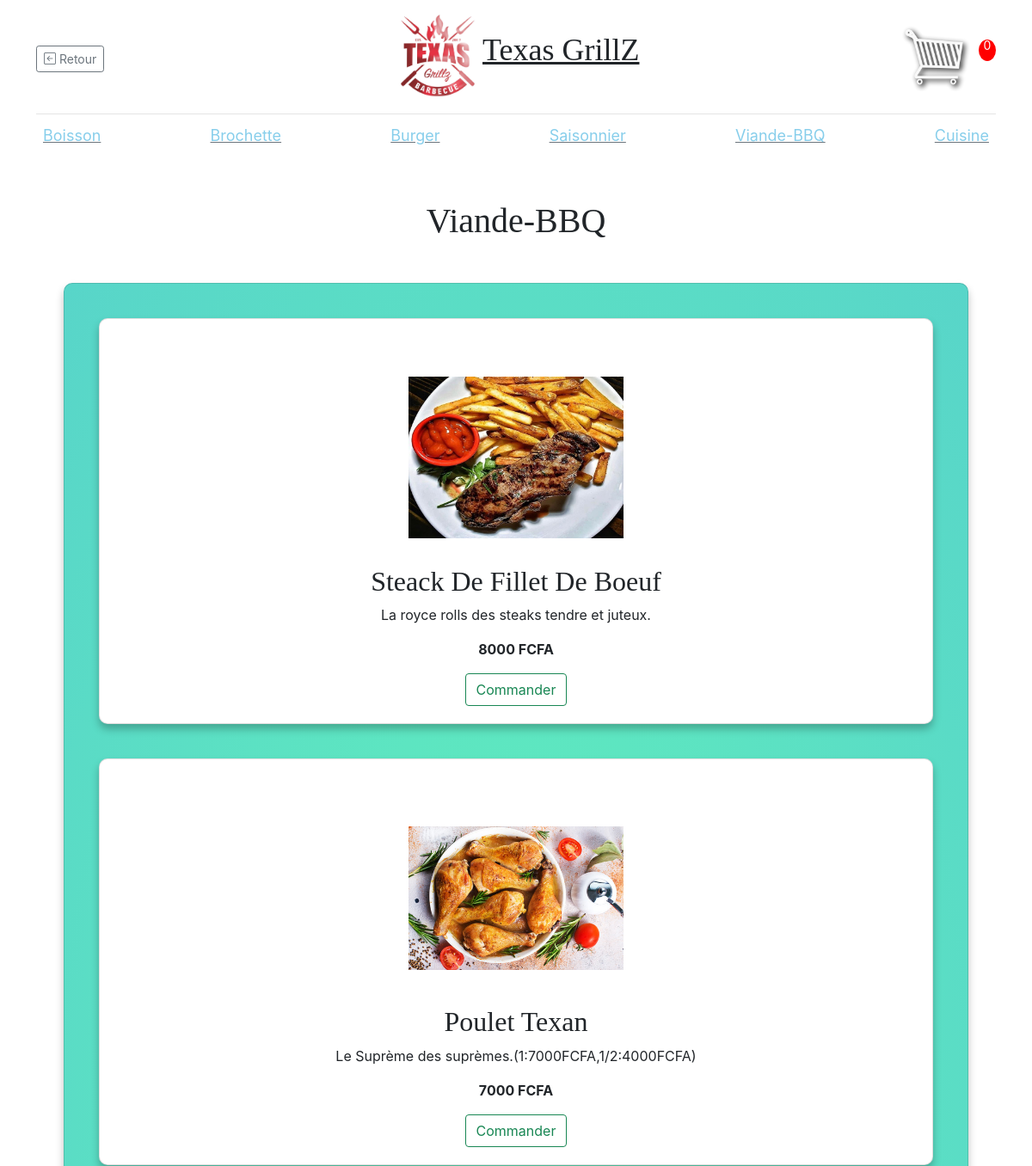
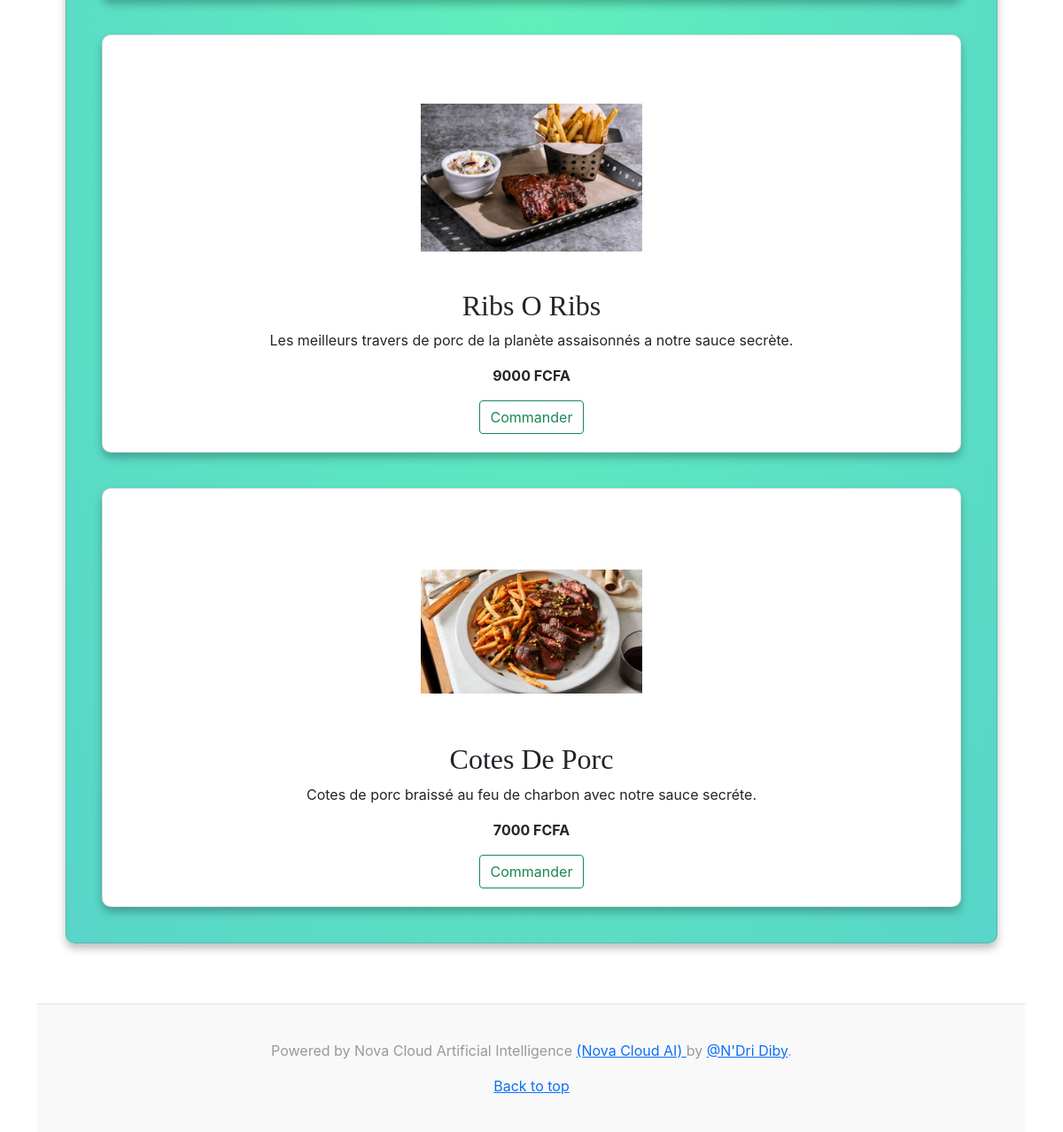
The page /menudetails/4/ (signed in) on the database its author committed (2 pictures, top to bottom).
### Resto/models.py (models this page shows, shortened)
class Category(models.Model):
    cat_id = models.IntegerField()
    name = models.CharField(max_length=50)
    description = models.TextField(max_length=100,blank=True)
    img = models.ImageField(upload_to='images/')
    date_created = models.DateTimeField(auto_now=True)
    class Meta:
        verbose_name = 'Categorie'

class Item(models.Model):
    itm_id = models.IntegerField()
    name = models.CharField(max_length = 150)
    prix = models.IntegerField()
    description = models.TextField(max_length=150,blank=True)
    img = models.ImageField(upload_to='images/')
    date_created = models.DateTimeField(auto_now=True)
    category = models.ForeignKey(Category,on_delete=CASCADE)

### Resto/views.py (the view)
# urls.py: path('menudetails/<menu_id>/', views.MenuDetails,name='menu_details'),
def MenuDetails(request,menu_id):
    menu = Category.objects.get(id = menu_id)
    category = Category.objects.all().order_by("name")
    item = Item.objects.filter(category__id = menu_id)
    all_user = User.objects.values_list('username',flat=True)
    print(all_user)
    if request.user.is_authenticated:
        username = User.objects.get(id=request.user.id)
        cust,created = Customer.objects.get_or_create(user =request.user)
        cust.name = username.username
        cust.save()
        customer = request.user.customer
        order,created= Order.objects.get_or_create(customer=customer,status='Pending')
        cartItem = order.get_order_quantity()
    else:
        return HttpResponseRedirect('/register/')
    if request.method == 'POST':
        order_table = request.POST.get('item')
        order_table = Item.objects.filter(id=order_table)
        order_table = order_table[0]
        messages.success(request,f'{order_table} added to your table')
    context = {
        'menu':menu,
        'category':category,
        'item':item,
         'orders':order,
        'cart_quantity':cartItem,
    }
    return render(request,'Resto/MenuDetails.html',context)

### Resto/models.py (called while the page is built)
    def get_order_quantity(self):
        order = self.orderitem_set.all()
        total = sum([item.quantity for item in order])
        return total

### Resto/templates/Resto/MenuDetails.html (shortened to what this page needs)
{% extends "Resto/base_menu.html" %} {% block content %} {% load static %}
<div class='container py-5' style="text-align: center;">
    <div class='heading__title'>
        <h1>{{menu.name}}</h1>
    </div>
    <div class="card card-{{menu.id}} mt-5">
        {% for i in item %}
        <div class="card">
            <div class='mt-3'>
                <img src=" {{i.img.url}} " alt="{{i.name}} " style="width: 250px; height: 250px; object-fit:scale-down;image-rendering: auto;">
            </div>
            <h2 class="card-title " style="text-align: center; ">{{i.name}}</h2>
            <p class="card-text " style="text-align: center; ">{{i.description}}</p>
            <p class="card-text " style="text-align: center; "><b>{{i.prix}} FCFA</b></p>
            <form method='POST'>
                <div>
                    <button data-product="{{i.id}}" name='item' value='{{i.id}}' data-action='add' class='btn btn-outline-success add-btn update-cart'>Commander</button>
                </div>
            </form>
        </div>
        {% endfor %}
    </div>
</div>
{%endblock content%}

### Resto/templates/Resto/base_menu.html (shortened to what this page needs)
{% load static %}
<!doctype html>
<html lang="en">
<head>
    <link href="https://cdn.jsdelivr.net/npm/bootstrap@5.1.1/dist/css/bootstrap.min.css" rel="stylesheet" />
    <link rel="stylesheet" type="text/css" href="{% static 'Resto/main.css' %}">
    <link rel="stylesheet" href="https://use.fontawesome.com/releases/v5.8.1/css/all.css">
    <link rel="stylesheet" href="https://cdn.jsdelivr.net/npm/bootstrap-icons@1.5.0/font/bootstrap-icons.css">
</head>
<body>
    <div class="container">
        <header class="blog-header py-3">
            <div class="row flex-nowrap justify-content-between align-items-center">
                <div class="col-4 pt-1">
                    <a class="btn btn-sm btn-outline-secondary " href="{% url 'homepage' %}"><i class="bi bi-arrow-left-square"></i> Retour</a>
                </div>
                <div class="col-4 text-center">
                    <img src="{% static 'Resto/TexasGrillzLogo.jpeg' %}" style="width: 100px; height: 100px; object-fit: scale-down;image-rendering: auto;
                    flex: auto;text-align: center;">
                    <a class="blog-header-logo text-dark" href="{% url 'homepage' %}">Texas GrillZ</a>
                </div>
                <div class="col-4 d-flex justify-content-end align-items-center">
                    <a href="{% url 'order' %}">
                        <img id='cart-icon' src='{% static "Resto/cart.png" %}' style="width: 100px; height: 80px; object-fit: scale-down;image-rendering: auto;
                    flex: auto;text-align: center;"></a>
                    <div>
                        <p id='cart-total'>{{cart_quantity}}</p>
                    </div>
                </div>
            </div>
        </header>
        <div class=" nav-scroller py-1 mb-2 ">
            <nav class="nav d-flex justify-content-between ">
                {% for m in category %}
                <a class="p-2 text-muted " href="{% url 'menu_details' m.id %} ">
                    <p style="color:skyblue;font-size: large; ">{{m.name}}</p>
                </a> {% endfor %}
                <a class="p-2 text-muted " href="{% url 'cuisine'  %} ">
                    <p style="color:skyblue;font-size: large; ">Cuisine</p>
                </a>
            </nav>
        </div>
        <main role="main " class="container ">
            <div class="row ">
                {% block content %} {% endblock content %}
            </div>
        </main>
        <footer class="blog-footer">
            <p>Powered by Nova Cloud Artificial Intelligence <a href="https://getbootstrap.com/"> (Nova Cloud AI) </a> by <a href="https://twitter.com/mdo">@N'Dri Diby</a>.</p>
            <p>
                <a href="#">Back to top</a>
            </p>
        </footer>
</body>
</html>

### Resto/static/Resto/main.css (style rules this page uses)
.blog-header { line-height: 1; border-bottom: 1px solid #e5e5e5; }
.blog-header-logo { font-family: "Playfair Display", Georgia, "Times New Roman", serif; font-size: 2.25rem; }
h1, h2, h3, h4, h5, h6 { font-family: "Playfair Display", Georgia, "Times New Roman", serif; }
.nav-scroller { position: relative; z-index: 2; height: 2.75rem; overflow-y: hidden; }
.nav-scroller .nav { display: -webkit-box; display: -ms-flexbox; display: flex; -ms-flex-wrap: nowrap; flex-wrap: nowrap; padding-bottom: 1rem; margin-top: -1px; overflow-x: auto; text-align: center; white-space: nowrap; -webkit-overflow-scrolling: touch; }
.blog-footer { padding: 2.5rem 0; color: #999; text-align: center; background-color: #f9f9f9; border-top: .05rem solid #e5e5e5; }
.blog-footer p:last-child { margin-bottom: 0; }
* { margin: 0; padding: 0; box-sizing: border-box; }
body { font-family: -apple-system, BlinkMacSystemFont, "Segoe UI", Roboto, Helvetica, Arial, sans-serif, "Apple Color Emoji", "Segoe UI Emoji", "Segoe UI Symbol"; }
.heading__title { font-weight: 600; }
.card { margin: 20px; padding: 20px; display: grid; border-radius: 10px; box-shadow: 0px 6px 10px rgba(0, 0, 0, 0.25); transition: all 0.2s; }
.card-4 { background: radial-gradient(#60efbc, #58d5c9); }
#cart-icon { width: 25px; display: inline-block; margin-left: 15px; }
#cart-total { display: block; text-align: center; color: #fff; background-color: red; width: 20px; height: 25px; border-radius: 50%; font-size: 14px; }

### rows shown on the page
Category: name "Boisson"
Category: name "Brochette"
Category: name "Burger"
Category: name "Saisonnier"
Category: name "Viande-BBQ"
Item: img (picture), name "Steack De Fillet De Boeuf", description "La royce rolls des steaks tendre et juteux.", prix "8000", {{ i.id }} 8 (drawn)
Item: img (picture), name "Poulet Texan", description "Le Suprème des suprèmes.(1:7000FCFA,1/2:4000FCFA)", prix "7000", {{ i.id }} 9 (drawn)
Item: img (picture), name "Ribs O Ribs", description "Les meilleurs travers de porc de la planète assaisonnés a notre sauce secrète.", prix "9000", {{ i.id }} 10 (drawn)
Item: img (picture), name "Cotes De Porc", description "Cotes de porc braissé au feu de charbon avec notre sauce secréte.", prix "7000", {{ i.id }} 11 (drawn)

### other values the page prints
{{ cart_quantity }} "0"
